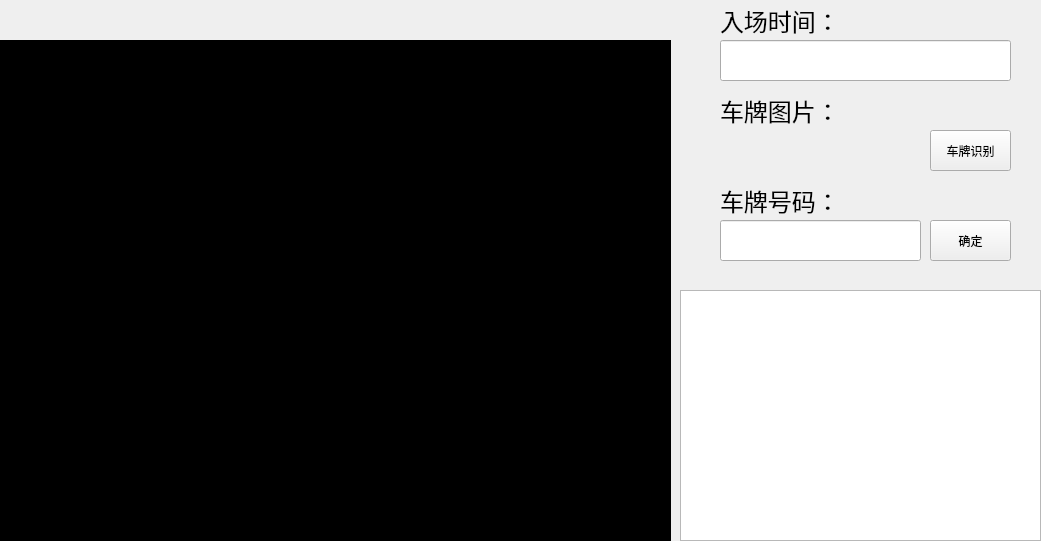
<?xml version="1.0" encoding="UTF-8"?>
<ui version="4.0">
 <class>Main_In</class>
 <widget class="QWidget" name="Main_In">
  <property name="geometry">
   <rect>
    <x>0</x>
    <y>0</y>
    <width>1041</width>
    <height>541</height>
   </rect>
  </property>
  <property name="windowTitle">
   <string>Form</string>
  </property>
  <widget class="QWidget" name="widget_2" native="true">
   <property name="geometry">
    <rect>
     <x>0</x>
     <y>0</y>
     <width>1041</width>
     <height>541</height>
    </rect>
   </property>
   <widget class="QLabel" name="carNum_label">
    <property name="geometry">
     <rect>
      <x>720</x>
      <y>90</y>
      <width>121</width>
      <height>41</height>
     </rect>
    </property>
    <property name="font">
     <font>
      <pointsize>18</pointsize>
     </font>
    </property>
    <property name="text">
     <string>车牌图片：</string>
    </property>
   </widget>
   <widget class="QLabel" name="inTime_label">
    <property name="geometry">
     <rect>
      <x>720</x>
      <y>0</y>
      <width>121</width>
      <height>41</height>
     </rect>
    </property>
    <property name="font">
     <font>
      <pointsize>18</pointsize>
     </font>
    </property>
    <property name="text">
     <string>入场时间：</string>
    </property>
   </widget>
   <widget class="QLabel" name="carNum2_label">
    <property name="geometry">
     <rect>
      <x>720</x>
      <y>180</y>
      <width>121</width>
      <height>41</height>
     </rect>
    </property>
    <property name="font">
     <font>
      <pointsize>18</pointsize>
     </font>
    </property>
    <property name="text">
     <string>车牌号码：</string>
    </property>
   </widget>
   <widget class="QLabel" name="video_label">
    <property name="geometry">
     <rect>
      <x>0</x>
      <y>40</y>
      <width>671</width>
      <height>501</height>
     </rect>
    </property>
    <property name="styleSheet">
     <string notr="true">background-color: rgb(0, 0, 0);</string>
    </property>
    <property name="text">
     <string>TextLabel</string>
    </property>
   </widget>
   <widget class="QLabel" name="carNum_image">
    <property name="geometry">
     <rect>
      <x>720</x>
      <y>130</y>
      <width>201</width>
      <height>41</height>
     </rect>
    </property>
    <property name="font">
     <font>
      <pointsize>18</pointsize>
     </font>
    </property>
    <property name="styleSheet">
     <string notr="true"/>
    </property>
    <property name="text">
     <string/>
    </property>
   </widget>
   <widget class="QPushButton" name="modifyNum_butt">
    <property name="geometry">
     <rect>
      <x>930</x>
      <y>220</y>
      <width>81</width>
      <height>41</height>
     </rect>
    </property>
    <property name="text">
     <string>确定</string>
    </property>
   </widget>
   <widget class="QPushButton" name="carNum_butt">
    <property name="geometry">
     <rect>
      <x>930</x>
      <y>130</y>
      <width>81</width>
      <height>41</height>
     </rect>
    </property>
    <property name="text">
     <string>车牌识别</string>
    </property>
   </widget>
   <widget class="QTableWidget" name="tableWidget">
    <property name="geometry">
     <rect>
      <x>680</x>
      <y>290</y>
      <width>361</width>
      <height>251</height>
     </rect>
    </property>
   </widget>
   <widget class="QLineEdit" name="carNum_edit">
    <property name="geometry">
     <rect>
      <x>720</x>
      <y>220</y>
      <width>201</width>
      <height>41</height>
     </rect>
    </property>
    <property name="font">
     <font>
      <pointsize>18</pointsize>
     </font>
    </property>
   </widget>
   <widget class="QLineEdit" name="inTime_edit">
    <property name="geometry">
     <rect>
      <x>720</x>
      <y>40</y>
      <width>291</width>
      <height>41</height>
     </rect>
    </property>
    <property name="font">
     <font>
      <pointsize>18</pointsize>
     </font>
    </property>
    <property name="readOnly">
     <bool>true</bool>
    </property>
   </widget>
  </widget>
 </widget>
 <resources/>
 <connections/>
</ui>
